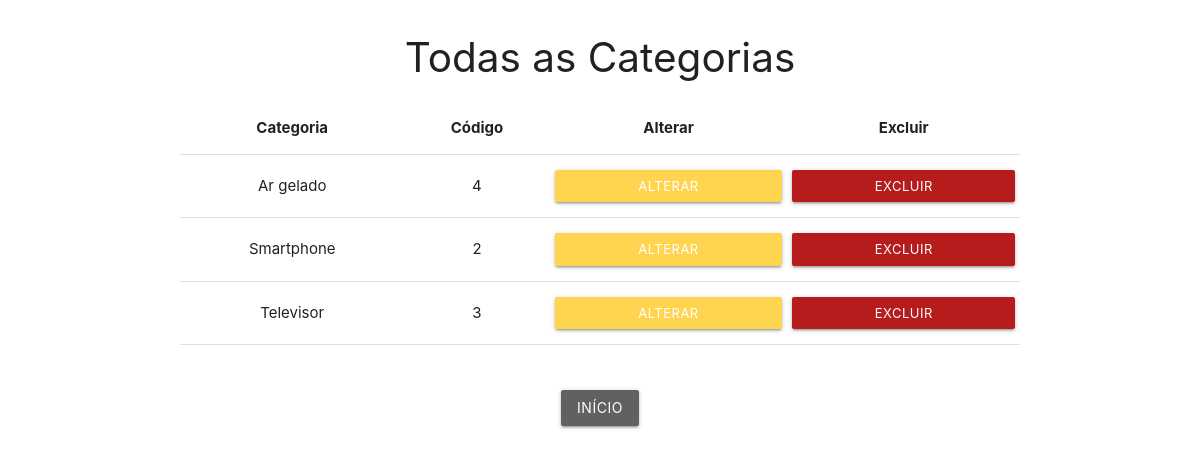
The page /adm/categorias/listacategoria.php on the database its author committed.
### tables this page shows
CREATE TABLE `categoria` (
  `id` int(11) NOT NULL,
  `nome` varchar(50) NOT NULL
);

### adm/categorias/listacategoria.php (the view, shortened to what this page needs)
<!DOCTYPE html>
<html lang="pt-br">
<head>
    <link rel="stylesheet" href="https://cdnjs.cloudflare.com/ajax/libs/materialize/1.0.0/css/materialize.min.css">
</head>
<body>
    <div class="container" style="text-align: center;">
     <h2 style="font-size: 270%;">Todas as Categorias</h2>
     <table class="centered">
        <thead>
          <tr>
              <th>Categoria</th>
              <th>Código</th>
              <th>Alterar</th>
              <th>Excluir</th>
          </tr>
        </thead>
        <tbody>
        <?php
        $conexao = conectar();
        $sql = "SELECT * FROM categoria order by nome";
        $resultado = $conexao->query($sql);
        foreach ($resultado as $clientes){
          echo "<tr>";
           echo "<td>";
           echo $clientes["nome"];
           echo "</td>";
           echo "<td>";
           echo $clientes["id"];
           echo "</td>";
           echo "<td>";
           echo "<a href='editacategoria.php?id=". $clientes["id"] ."' class='waves-effect waves-light btn-small amber lighten-2'>Alterar</a>";
           echo "</td>";
           echo "<td>";
           echo "<a href='excluicategoria.php?id=". $clientes["id"] ."' class='waves-effect waves-light btn-small red darken-4'>Excluir</a>";
           echo "</td>";
          echo "</tr>";
        }
        ?>
        </tbody>
      </table> <br> <br>
      <a href="../index.html" class='btn waves-effect waves-light grey darken-2'>início</a>
    </div>
</body>
</html>

### adm/categorias/listacategoria.php (style rules this page uses)
td a { width: 100%; }

### rows shown on the page
categoria: nome "Ar gelado", id "4"
categoria: nome "Smartphone", id "2"
categoria: nome "Televisor", id "3"
